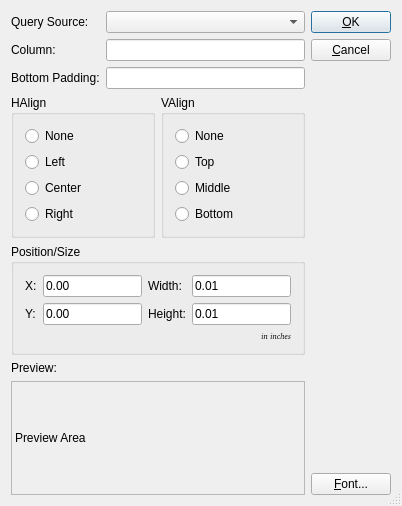
<ui version="4.0" >
 <comment> * OpenRPT report writer and rendering engine&#xd;
 * Copyright (C) 2001-2010 by OpenMFG, LLC&#xd;
 *&#xd;
 * This library is free software; you can redistribute it and/or&#xd;
 * modify it under the terms of the GNU Lesser General Public&#xd;
 * License as published by the Free Software Foundation; either&#xd;
 * version 2.1 of the License, or (at your option) any later version.&#xd;
 *&#xd;
 * This library is distributed in the hope that it will be useful,&#xd;
 * but WITHOUT ANY WARRANTY; without even the implied warranty of&#xd;
 * MERCHANTABILITY or FITNESS FOR A PARTICULAR PURPOSE. See the GNU&#xd;
 * Lesser General Public License for more details.&#xd;
 *&#xd;
 * You should have received a copy of the GNU Lesser General Public&#xd;
 * License along with this library; if not, write to the Free Software&#xd;
 * Foundation, Inc., 59 Temple Place, Suite 330, Boston, MA 02111-1307 USA&#xd;
 * Please contact info@openmfg.com with any questions on this license.</comment>
 <class>TextEditor</class>
 <widget class="QDialog" name="TextEditor" >
  <property name="geometry" >
   <rect>
    <x>0</x>
    <y>0</y>
    <width>402</width>
    <height>506</height>
   </rect>
  </property>
  <property name="sizePolicy" >
   <sizepolicy vsizetype="Minimum" hsizetype="Minimum" >
    <horstretch>0</horstretch>
    <verstretch>0</verstretch>
   </sizepolicy>
  </property>
  <property name="windowTitle" >
   <string>Properties (Text)</string>
  </property>
  <property name="sizeGripEnabled" >
   <bool>true</bool>
  </property>
  <layout class="QHBoxLayout" >
   <property name="spacing" >
    <number>6</number>
   </property>
   <property name="leftMargin" >
    <number>11</number>
   </property>
   <property name="topMargin" >
    <number>11</number>
   </property>
   <property name="rightMargin" >
    <number>11</number>
   </property>
   <property name="bottomMargin" >
    <number>11</number>
   </property>
   <item>
    <layout class="QVBoxLayout" >
     <property name="spacing" >
      <number>6</number>
     </property>
     <property name="leftMargin" >
      <number>0</number>
     </property>
     <property name="topMargin" >
      <number>0</number>
     </property>
     <property name="rightMargin" >
      <number>0</number>
     </property>
     <property name="bottomMargin" >
      <number>0</number>
     </property>
     <item>
      <layout class="QGridLayout" >
       <property name="leftMargin" >
        <number>0</number>
       </property>
       <property name="topMargin" >
        <number>0</number>
       </property>
       <property name="rightMargin" >
        <number>0</number>
       </property>
       <property name="bottomMargin" >
        <number>0</number>
       </property>
       <property name="horizontalSpacing" >
        <number>6</number>
       </property>
       <property name="verticalSpacing" >
        <number>6</number>
       </property>
       <item row="0" column="1" >
        <widget class="QueryComboBox" name="cbQuery" />
       </item>
       <item row="2" column="0" >
        <widget class="QLabel" name="TextLabel1_4" >
         <property name="text" >
          <string>Bottom Padding:</string>
         </property>
        </widget>
       </item>
       <item row="2" column="1" >
        <widget class="QLineEdit" name="tbBottompad" />
       </item>
       <item row="1" column="1" >
        <widget class="QLineEdit" name="tbColumn" />
       </item>
       <item row="0" column="0" >
        <widget class="QLabel" name="TextLabel1_3" >
         <property name="text" >
          <string>Query Source:</string>
         </property>
        </widget>
       </item>
       <item row="1" column="0" >
        <widget class="QLabel" name="TextLabel1" >
         <property name="sizePolicy" >
          <sizepolicy vsizetype="Minimum" hsizetype="Preferred" >
           <horstretch>0</horstretch>
           <verstretch>0</verstretch>
          </sizepolicy>
         </property>
         <property name="text" >
          <string>Column:</string>
         </property>
        </widget>
       </item>
      </layout>
     </item>
     <item>
      <layout class="QHBoxLayout" >
       <property name="spacing" >
        <number>6</number>
       </property>
       <property name="leftMargin" >
        <number>0</number>
       </property>
       <property name="topMargin" >
        <number>0</number>
       </property>
       <property name="rightMargin" >
        <number>0</number>
       </property>
       <property name="bottomMargin" >
        <number>0</number>
       </property>
       <item>
        <widget class="QGroupBox" name="bgHAlign" >
         <property name="sizePolicy" >
          <sizepolicy vsizetype="Minimum" hsizetype="Preferred" >
           <horstretch>0</horstretch>
           <verstretch>0</verstretch>
          </sizepolicy>
         </property>
         <property name="title" >
          <string>HAlign</string>
         </property>
         <layout class="QVBoxLayout" >
          <property name="spacing" >
           <number>6</number>
          </property>
          <property name="leftMargin" >
           <number>11</number>
          </property>
          <property name="topMargin" >
           <number>11</number>
          </property>
          <property name="rightMargin" >
           <number>11</number>
          </property>
          <property name="bottomMargin" >
           <number>11</number>
          </property>
          <item>
           <widget class="QRadioButton" name="rbHAlignNone" >
            <property name="text" >
             <string>None</string>
            </property>
           </widget>
          </item>
          <item>
           <widget class="QRadioButton" name="rbHAlignLeft" >
            <property name="text" >
             <string>Left</string>
            </property>
           </widget>
          </item>
          <item>
           <widget class="QRadioButton" name="rbHAlignCenter" >
            <property name="text" >
             <string>Center</string>
            </property>
           </widget>
          </item>
          <item>
           <widget class="QRadioButton" name="rbHAlignRight" >
            <property name="text" >
             <string>Right</string>
            </property>
           </widget>
          </item>
         </layout>
        </widget>
       </item>
       <item>
        <widget class="QGroupBox" name="bgVAlign" >
         <property name="sizePolicy" >
          <sizepolicy vsizetype="Minimum" hsizetype="Preferred" >
           <horstretch>0</horstretch>
           <verstretch>0</verstretch>
          </sizepolicy>
         </property>
         <property name="title" >
          <string>VAlign</string>
         </property>
         <layout class="QVBoxLayout" >
          <property name="spacing" >
           <number>6</number>
          </property>
          <property name="leftMargin" >
           <number>11</number>
          </property>
          <property name="topMargin" >
           <number>11</number>
          </property>
          <property name="rightMargin" >
           <number>11</number>
          </property>
          <property name="bottomMargin" >
           <number>11</number>
          </property>
          <item>
           <widget class="QRadioButton" name="rbVAlignNone" >
            <property name="text" >
             <string>None</string>
            </property>
           </widget>
          </item>
          <item>
           <widget class="QRadioButton" name="rbVAlignTop" >
            <property name="text" >
             <string>Top</string>
            </property>
           </widget>
          </item>
          <item>
           <widget class="QRadioButton" name="rbVAlignMiddle" >
            <property name="text" >
             <string>Middle</string>
            </property>
           </widget>
          </item>
          <item>
           <widget class="QRadioButton" name="rbVAlignBottom" >
            <property name="text" >
             <string>Bottom</string>
            </property>
           </widget>
          </item>
         </layout>
        </widget>
       </item>
      </layout>
     </item>
     <item>
      <widget class="QGroupBox" name="GroupBox1" >
       <property name="title" >
        <string>Position/Size</string>
       </property>
       <layout class="QGridLayout" >
        <property name="leftMargin" >
         <number>11</number>
        </property>
        <property name="topMargin" >
         <number>11</number>
        </property>
        <property name="rightMargin" >
         <number>11</number>
        </property>
        <property name="bottomMargin" >
         <number>11</number>
        </property>
        <property name="horizontalSpacing" >
         <number>6</number>
        </property>
        <property name="verticalSpacing" >
         <number>6</number>
        </property>
        <item row="1" column="3" >
         <widget class="QLineEdit" name="leHeight" >
          <property name="text" >
           <string>0.01</string>
          </property>
         </widget>
        </item>
        <item row="0" column="3" >
         <widget class="QLineEdit" name="leWidth" >
          <property name="text" >
           <string>0.01</string>
          </property>
         </widget>
        </item>
        <item row="1" column="0" >
         <widget class="QLabel" name="TextLabel2" >
          <property name="text" >
           <string>Y:</string>
          </property>
         </widget>
        </item>
        <item row="1" column="2" >
         <widget class="QLabel" name="TextLabel4" >
          <property name="text" >
           <string>Height:</string>
          </property>
         </widget>
        </item>
        <item row="0" column="0" >
         <widget class="QLabel" name="TextLabel1_3_2" >
          <property name="text" >
           <string>X:</string>
          </property>
         </widget>
        </item>
        <item row="0" column="2" >
         <widget class="QLabel" name="TextLabel3" >
          <property name="text" >
           <string>Width:</string>
          </property>
         </widget>
        </item>
        <item row="2" column="3" >
         <widget class="QLabel" name="TextLabel5" >
          <property name="font" >
           <font>
            <family>Helvetica [Cronyx]</family>
            <pointsize>6</pointsize>
            <weight>50</weight>
            <italic>true</italic>
            <bold>false</bold>
            <underline>false</underline>
            <strikeout>false</strikeout>
           </font>
          </property>
          <property name="text" >
           <string>in inches</string>
          </property>
          <property name="textFormat" >
           <enum>Qt::AutoText</enum>
          </property>
          <property name="alignment" >
           <set>Qt::AlignRight|Qt::AlignTrailing|Qt::AlignVCenter</set>
          </property>
         </widget>
        </item>
        <item row="1" column="1" >
         <widget class="QLineEdit" name="leYPos" >
          <property name="text" >
           <string>0.00</string>
          </property>
         </widget>
        </item>
        <item row="0" column="1" >
         <widget class="QLineEdit" name="leXPos" >
          <property name="text" >
           <string>0.00</string>
          </property>
         </widget>
        </item>
       </layout>
      </widget>
     </item>
     <item>
      <widget class="QLabel" name="TextLabel1_2" >
       <property name="sizePolicy" >
        <sizepolicy vsizetype="Minimum" hsizetype="Preferred" >
         <horstretch>0</horstretch>
         <verstretch>0</verstretch>
        </sizepolicy>
       </property>
       <property name="text" >
        <string>Preview:</string>
       </property>
      </widget>
     </item>
     <item>
      <widget class="QLabel" name="labelPreview" >
       <property name="sizePolicy" >
        <sizepolicy vsizetype="Expanding" hsizetype="Preferred" >
         <horstretch>0</horstretch>
         <verstretch>0</verstretch>
        </sizepolicy>
       </property>
       <property name="minimumSize" >
        <size>
         <width>0</width>
         <height>42</height>
        </size>
       </property>
       <property name="frameShape" >
        <enum>QFrame::StyledPanel</enum>
       </property>
       <property name="frameShadow" >
        <enum>QFrame::Sunken</enum>
       </property>
       <property name="text" >
        <string>Preview Area</string>
       </property>
       <property name="alignment" >
        <set>Qt::AlignVCenter</set>
       </property>
      </widget>
     </item>
    </layout>
   </item>
   <item>
    <layout class="QVBoxLayout" >
     <property name="spacing" >
      <number>6</number>
     </property>
     <property name="leftMargin" >
      <number>0</number>
     </property>
     <property name="topMargin" >
      <number>0</number>
     </property>
     <property name="rightMargin" >
      <number>0</number>
     </property>
     <property name="bottomMargin" >
      <number>0</number>
     </property>
     <item>
      <widget class="QPushButton" name="buttonOk" >
       <property name="text" >
        <string>&amp;OK</string>
       </property>
       <property name="shortcut" >
        <string>Alt+O</string>
       </property>
       <property name="autoDefault" >
        <bool>true</bool>
       </property>
       <property name="default" >
        <bool>true</bool>
       </property>
      </widget>
     </item>
     <item>
      <widget class="QPushButton" name="buttonCancel" >
       <property name="text" >
        <string>&amp;Cancel</string>
       </property>
       <property name="shortcut" >
        <string>Alt+C</string>
       </property>
       <property name="autoDefault" >
        <bool>true</bool>
       </property>
      </widget>
     </item>
     <item>
      <spacer>
       <property name="orientation" >
        <enum>Qt::Vertical</enum>
       </property>
       <property name="sizeType" >
        <enum>QSizePolicy::Expanding</enum>
       </property>
       <property name="sizeHint" >
        <size>
         <width>20</width>
         <height>20</height>
        </size>
       </property>
      </spacer>
     </item>
     <item>
      <widget class="QPushButton" name="btnFont" >
       <property name="text" >
        <string>&amp;Font...</string>
       </property>
      </widget>
     </item>
    </layout>
   </item>
  </layout>
 </widget>
 <layoutdefault spacing="6" margin="11" />
 <customwidgets>
  <customwidget>
   <class>QueryComboBox</class>
   <extends>QComboBox</extends>
   <header>querycombobox.h</header>
  </customwidget>
 </customwidgets>
 <tabstops>
  <tabstop>cbQuery</tabstop>
  <tabstop>tbColumn</tabstop>
  <tabstop>tbBottompad</tabstop>
  <tabstop>rbHAlignNone</tabstop>
  <tabstop>rbHAlignLeft</tabstop>
  <tabstop>rbHAlignCenter</tabstop>
  <tabstop>rbHAlignRight</tabstop>
  <tabstop>rbVAlignNone</tabstop>
  <tabstop>rbVAlignTop</tabstop>
  <tabstop>rbVAlignMiddle</tabstop>
  <tabstop>rbVAlignBottom</tabstop>
  <tabstop>leXPos</tabstop>
  <tabstop>leWidth</tabstop>
  <tabstop>leYPos</tabstop>
  <tabstop>leHeight</tabstop>
  <tabstop>btnFont</tabstop>
  <tabstop>buttonOk</tabstop>
  <tabstop>buttonCancel</tabstop>
 </tabstops>
 <resources/>
 <connections>
  <connection>
   <sender>buttonOk</sender>
   <signal>clicked()</signal>
   <receiver>TextEditor</receiver>
   <slot>accept()</slot>
   <hints>
    <hint type="sourcelabel" >
     <x>20</x>
     <y>20</y>
    </hint>
    <hint type="destinationlabel" >
     <x>20</x>
     <y>20</y>
    </hint>
   </hints>
  </connection>
  <connection>
   <sender>buttonCancel</sender>
   <signal>clicked()</signal>
   <receiver>TextEditor</receiver>
   <slot>reject()</slot>
   <hints>
    <hint type="sourcelabel" >
     <x>20</x>
     <y>20</y>
    </hint>
    <hint type="destinationlabel" >
     <x>20</x>
     <y>20</y>
    </hint>
   </hints>
  </connection>
 </connections>
</ui>
